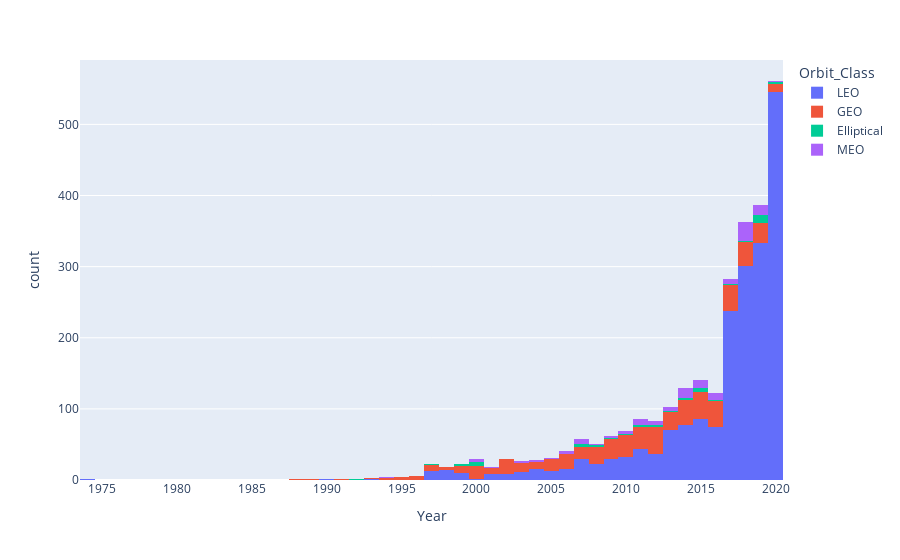

This figure's notebook cell:
### Markdown cell above
## General evolution of satellites launched since 1974:

### Code cell
count =data.groupby(['Launch_Date'])['CurrentOfficial_Name'].count()
count
plot = px.histogram(data,x='Year', color='Orbit_Class',hover_data = data.columns)
plot.show()

### Figure 1 — Plotly figure (JSON) as saved in the notebook; plotly's stock layout.template omitted (floating-point values rounded to 4 significant figures; data arrays with more than 128 entries replaced by an {"elided": "..."} marker saying what was removed)
{"data": [{"alignmentgroup": "True", "bingroup": "x", "hovertemplate": "Orbit_Class=LEO<br>Year=%{x}<br>count=%{y}<extra></extra>", "legendgroup": "LEO", "marker": {"color": "#636efa"}, "name": "LEO", "offsetgroup": "LEO", "orientation": "v", "showlegend": true, "type": "histogram", "x": {"elided": "2032 int values"}, "xaxis": "x", "yaxis": "y"}, {"alignmentgroup": "True", "bingroup": "x", "hovertemplate": "Orbit_Class=GEO<br>Year=%{x}<br>count=%{y}<extra></extra>", "legendgroup": "GEO", "marker": {"color": "#EF553B"}, "name": "GEO", "offsetgroup": "GEO", "orientation": "v", "showlegend": true, "type": "histogram", "x": {"elided": "560 int values"}, "xaxis": "x", "yaxis": "y"}, {"alignmentgroup": "True", "bingroup": "x", "hovertemplate": "Orbit_Class=Elliptical<br>Year=%{x}<br>count=%{y}<extra></extra>", "legendgroup": "Elliptical", "marker": {"color": "#00cc96"}, "name": "Elliptical", "offsetgroup": "Elliptical", "orientation": "v", "showlegend": true, "type": "histogram", "x": [2019, 2019, 1999, 2015, 2017, 2019, 2020, 2016, 2019, 2019, 2019, 2014, 2014, 2018, 1992, 2013, 2006, 2008, 2014, 2017, 2002, 2008, 2019, 2010, 2011, 2012, 2014, 2019, 2020, 2015, 2015, 2015, 2015, 2019, 2019, 2000, 2000, 2000, 2004, 2007, 2000, 2000, 2000, 1996, 2011, 2009, 2009, 2011, 2000, 2019, 2018, 2007, 2007, 2007, 1997, 2012, 2012, 1999], "xaxis": "x", "yaxis": "y"}, {"alignmentgroup": "True", "bingroup": "x", "hovertemplate": "Orbit_Class=MEO<br>Year=%{x}<br>count=%{y}<extra></extra>", "legendgroup": "MEO", "marker": {"color": "#ab63fa"}, "name": "MEO", "offsetgroup": "MEO", "orientation": "v", "showlegend": true, "type": "histogram", "x": {"elided": "137 int values"}, "xaxis": "x", "yaxis": "y"}], "layout": {"barmode": "relative", "legend": {"title": {"text": "Orbit_Class"}, "tracegroupgap": 0}, "margin": {"t": 60}, "xaxis": {"anchor": "y", "domain": [0, 1], "title": {"text": "Year"}}, "yaxis": {"anchor": "x", "domain": [0, 1], "title": {"text": "count"}}}}
